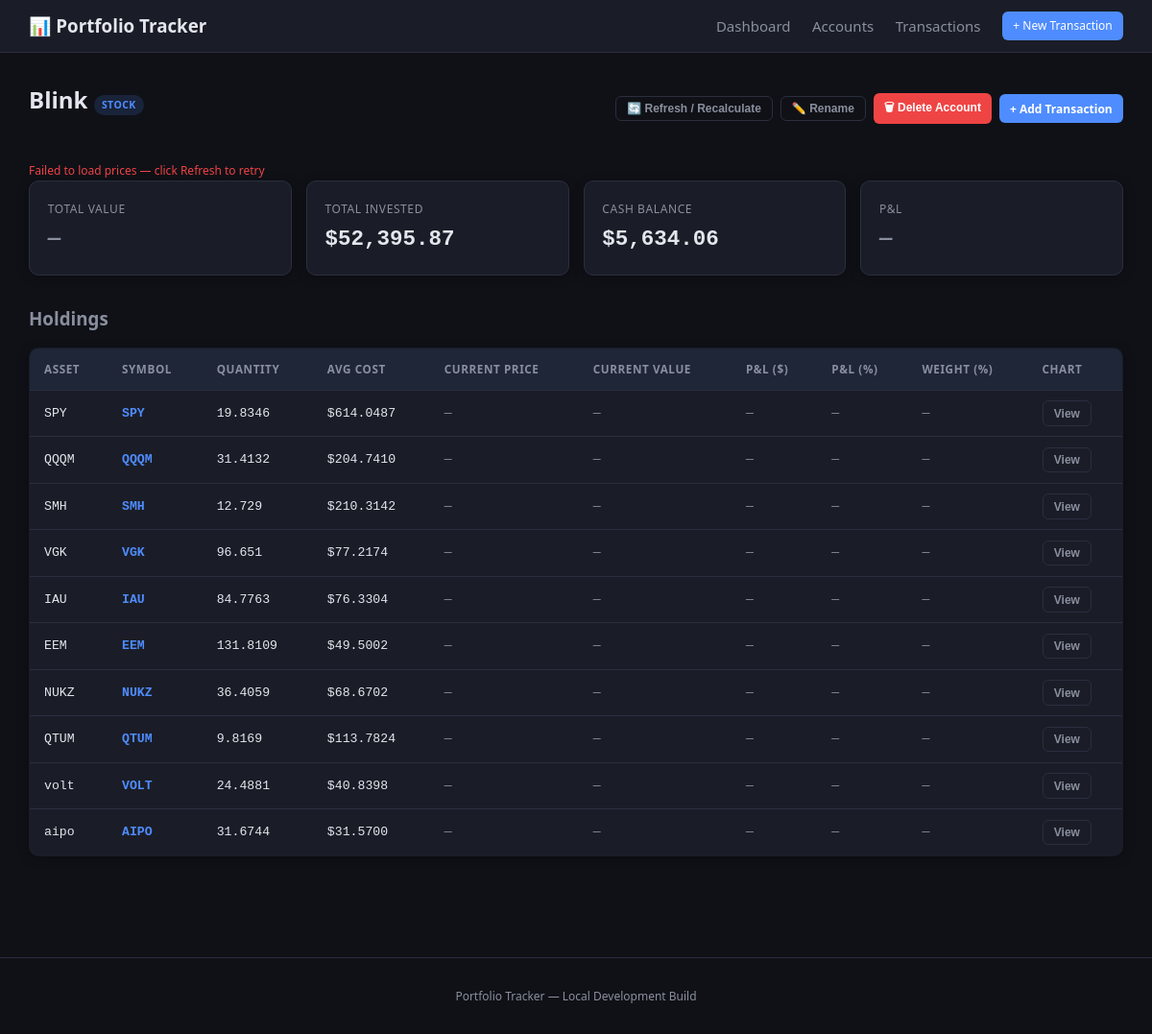
Page /accounts/3 on the committed database.
### app/models/account.py (models this page shows, shortened)
class Account(db.Model):
    __tablename__ = "accounts"
    id = db.Column(db.Integer, primary_key=True)
    name = db.Column(db.String(120), nullable=False)
    account_type = db.Column(db.String(20), nullable=False)
    created_at = db.Column(
        db.DateTime, default=lambda: datetime.now(timezone.utc)
    )
    transactions = db.relationship(
        "Transaction", backref="account", lazy=True, cascade="all, delete-orphan"
    )
    def to_dict(self):
        return {
            "id": self.id,
            "name": self.name,
            "account_type": self.account_type,
            "created_at": self.created_at.isoformat() if self.created_at else None,
        }

### app/models/transaction.py (models this page shows, shortened)
class Transaction(db.Model):
    __tablename__ = "transactions"
    id = db.Column(db.Integer, primary_key=True)
    account_id = db.Column(
        db.Integer, db.ForeignKey("accounts.id"), nullable=False
    )
    tx_type = db.Column(db.String(20), nullable=False)
    asset_symbol = db.Column(db.String(40), nullable=True)
    asset_name = db.Column(db.String(120), nullable=True)
    quantity = db.Column(db.Float, nullable=True)
    price_per_unit = db.Column(db.Float, nullable=True)
    total_amount = db.Column(db.Float, nullable=False, default=0.0)
    timestamp = db.Column(
        db.DateTime,
        nullable=False,
        default=lambda: datetime.now(timezone.utc),
    )
    notes = db.Column(db.Text, nullable=True)

### app/routes/accounts.py (the view)
@accounts_bp.route("/<int:account_id>")
def account_detail(account_id):
    summary = get_account_summary(account_id, skip_prices=True)
    if not summary:
        flash("Account not found.", "error")
        return redirect(url_for("accounts.list_accounts"))
    latest_tx = Transaction.query.order_by(Transaction.timestamp.desc()).first()
    last_tx_ts = latest_tx.timestamp.isoformat() if latest_tx else ""
    return render_template("account_detail.html", summary=summary, last_tx_ts=last_tx_ts)

### app/services/portfolio_service.py (called while the page is built, shortened)
def enrich_holdings_with_prices(
    holdings: list[dict], account_type: str, skip_prices: bool = False
) -> list[dict]:
    if skip_prices:
        for h in holdings:
            h["account_type"] = account_type
            h["current_price"] = None
            h["current_value"] = 0.0
            h["unrealized_pnl"] = 0.0
            h["unrealized_pnl_pct"] = 0.0
            h["weight"] = 0.0
        return holdings

def compute_cash_balance(account_id: int) -> float:
    transactions = Transaction.query.filter_by(account_id=account_id).all()
    cash = 0.0
    for tx in transactions:
        if tx.tx_type == "deposit":
            cash += tx.total_amount or 0.0
        elif tx.tx_type == "withdrawal":
            cash -= tx.total_amount or 0.0
        elif tx.tx_type == "buy":
            cash -= tx.total_amount or 0.0
        elif tx.tx_type == "sell":
            cash += tx.total_amount or 0.0
        elif tx.tx_type == "dividend":
            cash += tx.total_amount or 0.0
    return round(cash, 2)

def _total_deposits(account_id: int) -> float:
    txs = Transaction.query.filter_by(account_id=account_id).all()
    total = 0.0
    for tx in txs:
        if tx.tx_type == "deposit":
            total += tx.total_amount or 0.0
        elif tx.tx_type == "withdrawal":
            total -= tx.total_amount or 0.0
    return total

### app/templates/account_detail.html (shortened to what this page needs)
{% extends "base.html" %}
{% block content %}
<div class="page-header" data-account-id="{{ summary.account.id }}" data-account-type="{{ summary.account.account_type }}">
    <div>
        <h1>
            {{ summary.account.name }}
            <span class="badge badge-{{ summary.account.account_type }}">{{ summary.account.account_type | upper }}</span>
        </h1>
    </div>
    <div style="display:flex;gap:0.5rem;align-items:center;flex-wrap:wrap;">
        <button id="refreshPricesBtn" class="btn btn-outline btn-sm">🔄 Refresh / Recalculate</button>
        <button class="btn btn-outline btn-sm" onclick="document.getElementById('renameModal').classList.remove('hidden')">✏️ Rename</button>
        <form method="POST" action="{{ url_for('accounts.delete_account', account_id=summary.account.id) }}"
              onsubmit="return confirm('Delete account ' + {{ summary.account.name | tojson }} + ' and ALL its transactions? This cannot be undone.')">
            <button type="submit" class="btn btn-sm btn-danger">🗑 Delete Account</button>
        </form>
        <a href="{{ url_for('transactions.create_transaction') }}?account_id={{ summary.account.id }}"
           class="btn btn-primary btn-sm">+ Add Transaction</a>
    </div>
</div>
<span id="price-status-bar" class="price-status-loading">Fetching live prices…</span>
<div class="summary-cards">
    <div class="card">
        <div class="card-label">Total Value</div>
        <div class="card-value price-placeholder" id="dash-total-value">—</div>
    </div>
    <div class="card">
        <div class="card-label">Total Invested</div>
        <div class="card-value">${{ "{:,.2f}".format(summary.total_invested) }}</div>
    </div>
    <div class="card">
        <div class="card-label">Cash Balance</div>
        <div class="card-value">${{ "{:,.2f}".format(summary.cash_balance) }}</div>
    </div>
    <div class="card">
        <div class="card-label">P&amp;L</div>
        <div class="card-value price-placeholder" id="dash-total-pnl">—</div>
    </div>
</div>
{% if summary.holdings %}
<div class="holdings-section">
    <h2>Holdings</h2>
    <table class="holdings-table sortable" id="holdingsTable">
        <thead>
            <tr>
                <th data-sort="string">Asset</th>
                <th data-sort="string">Symbol</th>
                <th data-sort="number">Quantity</th>
                <th data-sort="number">Avg Cost</th>
                <th data-sort="number">Current Price</th>
                <th data-sort="number">Current Value</th>
                <th data-sort="number">P&amp;L ($)</th>
                <th data-sort="number">P&amp;L (%)</th>
                <th data-sort="number">Weight (%)</th>
                <th>Chart</th>
            </tr>
        </thead>
        <tbody>
            {% for h in summary.holdings %}
            <tr data-holding-symbol="{{ h.asset_symbol }}">
                <td>{{ h.asset_name }}</td>
                <td class="symbol">{{ h.asset_symbol | upper }}</td>
                <td>{{ h.quantity }}</td>
                <td>${{ "{:,.4f}".format(h.avg_cost) }}</td>
                <td class="price-placeholder" data-field="current_price">—</td>
                <td class="price-placeholder" data-field="current_value">—</td>
                <td class="price-placeholder" data-field="unrealized_pnl">—</td>
                <td class="price-placeholder" data-field="unrealized_pnl_pct">—</td>
                <td class="price-placeholder" data-field="weight">—</td>
                <td>
                    <button class="btn btn-sm btn-outline chart-btn"
                            data-symbol="{{ h.asset_symbol }}"
                            data-type="{{ summary.account.account_type }}"
                            data-avg-cost="{{ h.avg_cost }}"
                            data-name="{{ h.asset_name }}">
                        View
                    </button>
                </td>
            </tr>
            {% endfor %}
        </tbody>
    </table>
</div>
{% else %}
<div class="empty-state">
    <p>No holdings in this account yet. Add a buy transaction to get started.</p>
</div>
{% endif %}
{% endblock %}

### app/static/css/style.css (style rules this page uses)
*, *::before, *::after { box-sizing: border-box; margin: 0; padding: 0; }
:root { --bg: #0f1117; --bg-card: #1a1d27; --bg-card-hover: #22263a; --border: #2a2e3f; --text: #e4e6ed; --text-muted: #8a8f9e; --primary: #4f8cff; --primary-hover: #3a74e0; --green: #22c55e; --green-bg: rgba(34, 197, 94, 0.12); --red: #ef4444; --red-bg: rgba(239, 68, 68, 0.12); --yellow: #eab308; --font: 'Segoe UI', -apple-system, BlinkMacSystemFont, sans-serif; --mono: 'Cascadia Code', 'Fira Code', 'Consolas', monospace; --radius: 10px; --radius-sm: 6px; --shadow: 0 2px 12px rgba(0,0,0,0.3); }
html { font-size: 15px; }
body { font-family: var(--font); background: var(--bg); color: var(--text); line-height: 1.6; min-height: 100vh; }
a { color: var(--primary); text-decoration: none; }
.btn { display: inline-block; padding: 0.55rem 1.2rem; border-radius: var(--radius-sm); font-weight: 600; font-size: 0.9rem; cursor: pointer; border: none; transition: background 0.15s, transform 0.1s; text-decoration: none; }
.btn-primary { background: var(--primary); color: #fff; }
.btn-outline { background: transparent; border: 1px solid var(--border); color: var(--text-muted); }
.btn-sm { padding: 0.35rem 0.75rem; font-size: 0.8rem; }
.page-header { display: flex; align-items: center; justify-content: space-between; margin-bottom: 1.5rem; }
.page-header h1 { font-size: 1.6rem; }
h1 { font-size: 1.6rem; margin-bottom: 1.2rem; }
h2 { font-size: 1.25rem; margin-bottom: 1rem; color: var(--text-muted); }
.summary-cards { display: grid; grid-template-columns: repeat(auto-fit, minmax(200px, 1fr)); gap: 1rem; margin-bottom: 2rem; }
.card { background: var(--bg-card); border: 1px solid var(--border); border-radius: var(--radius); padding: 1.25rem; box-shadow: var(--shadow); }
.card-label { font-size: 0.8rem; color: var(--text-muted); text-transform: uppercase; letter-spacing: 0.05em; margin-bottom: 0.3rem; }
.card-value { font-size: 1.5rem; font-weight: 700; font-family: var(--mono); }
.holdings-section { margin-bottom: 2rem; }
.holdings-table { width: 100%; border-collapse: collapse; background: var(--bg-card); border: 1px solid var(--border); border-radius: var(--radius); overflow: hidden; box-shadow: var(--shadow); }
.holdings-table th { background: rgba(79, 140, 255, 0.08); color: var(--text-muted); font-size: 0.78rem; text-transform: uppercase; letter-spacing: 0.05em; padding: 0.8rem 1rem; text-align: left; cursor: pointer; user-select: none; white-space: nowrap; border-bottom: 1px solid var(--border); }
.holdings-table td { padding: 0.7rem 1rem; border-bottom: 1px solid var(--border); font-family: var(--mono); font-size: 0.88rem; white-space: nowrap; }
.holdings-table .symbol { font-weight: 700; color: var(--primary); }
.badge { display: inline-block; padding: 0.15rem 0.55rem; border-radius: 20px; font-size: 0.7rem; font-weight: 700; text-transform: uppercase; letter-spacing: 0.04em; }
.badge-stock { background: rgba(79, 140, 255, 0.15); color: var(--primary); }
.btn-danger { background: var(--red); color: #fff; }
.price-status-error { font-size: 0.8rem; color: var(--red); }
.price-placeholder { color: var(--text-muted); font-style: italic; }

### rows in the picture
Account: account.name "Blink", account.account_type "STOCK"
Transaction: asset_name "SPY", asset_symbol "SPY"
Transaction: asset_name "QQQM", asset_symbol "QQQM"
Transaction: asset_name "SMH", asset_symbol "SMH"
Transaction: asset_name "VGK", asset_symbol "VGK"
Transaction: asset_name "IAU", asset_symbol "IAU"
Transaction: asset_name "EEM", asset_symbol "EEM"
Transaction: asset_name "NUKZ", asset_symbol "NUKZ"
Transaction: asset_name "QTUM", asset_symbol "QTUM"
Transaction: asset_name "volt", asset_symbol "VOLT"
Transaction: asset_name "aipo", asset_symbol "AIPO"

### other values in the picture
{{ "{:,.2f}".format(summary.total_invested) }} "52,395.87"
{{ "{:,.2f}".format(summary.cash_balance) }} "5,634.06"
{{ h.quantity }} "19.8346" "31.4132" "12.729" "96.651" "84.7763" "131.8109" "36.4059" "9.8169" "24.4881" "31.6744"
{{ "{:,.4f}".format(h.avg_cost) }} "614.0487" "204.7410" "210.3142" "77.2174" "76.3304" "49.5002" "68.6702" "113.7824" "40.8398" "31.5700"
